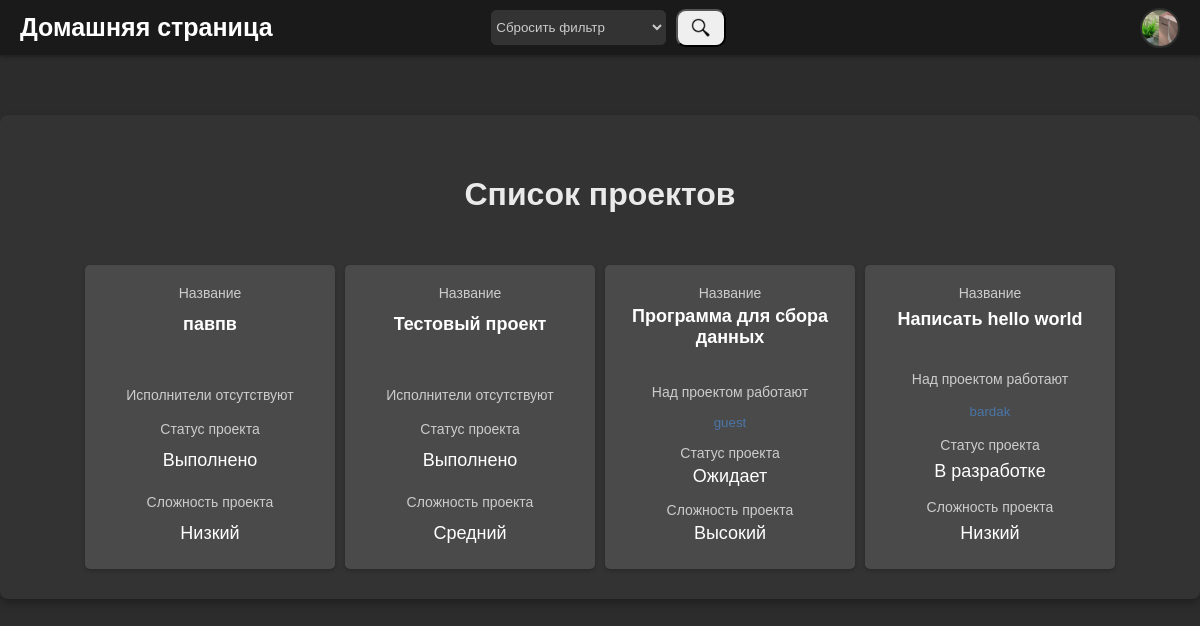
The app's page /home/ (signed in) with its own data.
### scp/models.py (models this page shows, shortened)
class Profile(models.Model):
    puser = models.OneToOneField(User, on_delete=models.CASCADE, related_name='profile', unique=True)
    bio = models.TextField(blank=True, null=True)
    avatar = models.ImageField(upload_to='./profile_avatars/', blank=True, null=True, default='./default/no_avatar.png')
    role = models.CharField(max_length=50, blank=True, choices=Role.ROLE_CHOICES, default='Исполнитель')
    account = models.BooleanField(default=False)  # Это поле отвечает за статус пользователя
    contacts = models.TextField(default='Контакты не указаны')
    status = models.CharField(max_length=50, choices=Status.BLACKLIST_CHOICES, default='Не заблокирован')
    telegram_url = models.URLField(max_length=255, blank=True, null=True, verbose_name='Telegram')
    github_url = models.URLField(max_length=255, blank=True, null=True, verbose_name='GitHub')

class Project(models.Model):
    title = models.CharField(max_length=100, verbose_name='Название проекта')
    description = models.TextField(verbose_name='Описание проекта')
    language = models.CharField(max_length=50, choices=Language.LANGUAGE_CHOICES, verbose_name='Язык программирования',default='Не указан')
    status = models.CharField(max_length=50,choices=Status.STATUS_CHOICES, verbose_name="Статус",default='Ожидает')
    owner = models.ForeignKey(User, on_delete=models.CASCADE,related_name='p_owner')
    participants = models.ManyToManyField(User, blank=True, related_name='p_participants')
    created_at = models.DateField(auto_now_add=True)
    complexity = models.CharField(max_length=100 ,choices=Status.PRIORITY_CHOICES, verbose_name="Сложность", default='Не указан')

### scp/views.py (the view)
# urls.py: 2. Add a URL to urlpatterns:  path('', views.home, name='home')
@login_required
def home(request):
    sort_project = request.GET.get('sort', 'created-now')
    if sort_project == 'asc':
        project = Project.objects.order_by('title')
    elif sort_project == 'desc':
        project = Project.objects.order_by('-title')
    elif sort_project == 'low-complexity':
        project = Project.objects.filter(complexity = 'Низкий')
    elif sort_project == 'middle-complexity':
        project = Project.objects.filter(complexity = 'Cредний')
    elif sort_project == 'hard-complexity':
        project = Project.objects.filter(complexity = 'Высокий')
    elif sort_project == 'Completed':
        project = Project.objects.filter(status = "Выполнено")
    elif sort_project == 'In developer':
        project = Project.objects.filter(status = "В разработке")
    elif sort_project == 'Waiting':
        project = Project.objects.filter(status = "Ожидает")
    elif sort_project == 'created-now':
        project = Project.objects.order_by('-created_at')
    elif sort_project == 'created-old':
        project = Project.objects.order_by('created_at')
    else:
        project = Project.objects.all()
    return render(request, "scp/home.html", {'projects':project})

### scp/templates/scp/home.html (shortened to what this page needs)
{% load static %}
<!DOCTYPE html>
<html lang="ru">
<head>
    <link rel="stylesheet" href="{% static 'scp/css/home.css' %}">
</head>
<body>
    <header class="fixed-header">
        <h1 class="title-home">Домашняя страница</h1>
        <nav class="container_filter">
            <form method="get" action="{% url 'home' %}">
                <div class="filter">
                    <select name="sort">
                        <option value="">Сбросить фильтр</option>
                    </select>
                    <button type="submit" value="sort">
                        <img style="height: 20px; width: 20px;" src="{% static 'scp/image/search.png' %}" />
                    </button>
                </div>
            </form>
        </nav>
        {% if user.profile.avatar %}
            <a href="{% url 'profile' %}">
                <div class="avatar-wrapper">
                    <img src="{{ user.profile.avatar.url }}" alt="Аватар пользователя" class="avatar"/>
                </div>
            </a>
        {% else %}
            <a href="{% url 'profile' %}">
                <div class="no-avatar">Нет загруженной аватарки</div>
            </a>
        {% endif %}
    </header>
    <main class="container">
        <div class="left-container">
            <h1 class="title-home">Список проектов</h1>
        </div>
        <div class="right-container">
            {% for project in projects %}
                <form method="post" action="{% url 'info_project' project.id %}">
                    <button type="submit" class="button-projects">
                        <p>Название</p>
                        <h3>{{ project.title }}</h3>
                        {% if project.participants.all %}
                            <p>Над проектом работают</p>
                            <div class="participants-list">
                                {% for participant in project.participants.all %}
                                    <a href="{% url 'profiles_info' user.id %}">
                                        {{ participant.username }}
                                    </a>
                                {% endfor %}
                            </div>
                        {% else %}
                            <p>Исполнители отсутствуют</p>
                        {% endif %}
                        <p>Статус проекта</p>
                        <span>{{ project.status }}</span>
                        <p>Сложность проекта</p>
                        <span>{{ project.complexity }}</span>
                    </button>
                </form>
            {% empty %}
                <p class="not-found-project">Проекты отсутствуют</p>
            {% endfor %}
        </div>
    </main>
</body>
</html>

### scp/static/scp/css/home.css (style rules this page uses)
body { margin: 0; padding: 0; font-family: Arial, sans-serif; background-color: #2c2c2c; color: #eaeaea; box-sizing: border-box; }
*, *::before, *::after { box-sizing: inherit; }
.fixed-header { display: flex; align-items: center; position: sticky; top: 0; left: 0; width: 100%; height: 55px; background-color: #1a1a1a; color: #fff; padding: 10px 20px; z-index: 1000; box-shadow: 0 2px 4px rgba(0, 0, 0, 0.3); font-size: 18px; }
.fixed-header .title-home { font-size: 25px; text-align: left; }
.fixed-header .avatar-wrapper { top: 5px; right: 20px; width: 40px; height: 40px; border-radius: 50%; overflow: hidden; border: 2px solid #2c2c2c; }
.fixed-header .avatar { width: 100%; height: 100%; }
.container_filter { display: flex; margin: 0 auto 0; flex-grow: 1; max-width: 430px; }
.filter { display: flex; align-items: center; gap: 10px; }
.filter button { display: flex; align-items: center; justify-content: center; width: 50px; height: 38px; border-radius: 10px; }
.container_filter .filter select { border-radius: 5px; border-color: #333; height: 35px; background-color: #333; color: #ccc; }
.container { display: flex; flex-direction: column; max-width: 1200px; width: 100%; margin: 60px auto 0; background-color: #333; box-shadow: 0 4px 8px rgba(0, 0, 0, 0.3); border-radius: 8px; padding: 20px; }
.left-container { padding: 20px; text-align: center; }
.right-container { display: flex; flex-wrap: wrap; gap: 10px; padding: 10px; justify-content: center; }
.button-projects { flex: 1 1 auto; width: 250px; height: 100%; align-items: center; background-color: #4a4a4a; padding: 15px; border: none; border-radius: 5px; box-shadow: 0 2px 4px rgba(0, 0, 0, 0.2); transition: background-color 0.3s ease; color: #eaeaea; cursor: pointer; overflow: hidden; word-wrap: break-word; display: flex; flex-direction: column; justify-content: space-between; transition: transform 0.3s ease; }
.button-projects h3, .button-projects span { font-size: 18px; margin: 0 0 10px; color: #ffffff; word-break: break-word; }
.button-projects p { margin: 5px 0; font-size: 14px; color: #ccc; word-break: break-word; }
.button-projects .participants-list { display: flex; flex-wrap: wrap; gap: 5px; margin: 10px 0; }
.button-projects .participants-list a { text-decoration: none; color: #4a76a8; white-space: nowrap; }

### records on screen
Project: title "павпв", shows "Исполнители отсутствуют", status "Выполнено", complexity "Низкий"
Project: title "Тестовый проект", shows "Исполнители отсутствуют", status "Выполнено", complexity "Cредний"
Project: title "Программа для сбора данных", status "Ожидает", complexity "Высокий"
Project: title "Написать hello world", status "В разработке", complexity "Низкий"

### other values on screen
{{ participant.username }} "guest"
{{ participant.username }} "bardak"
